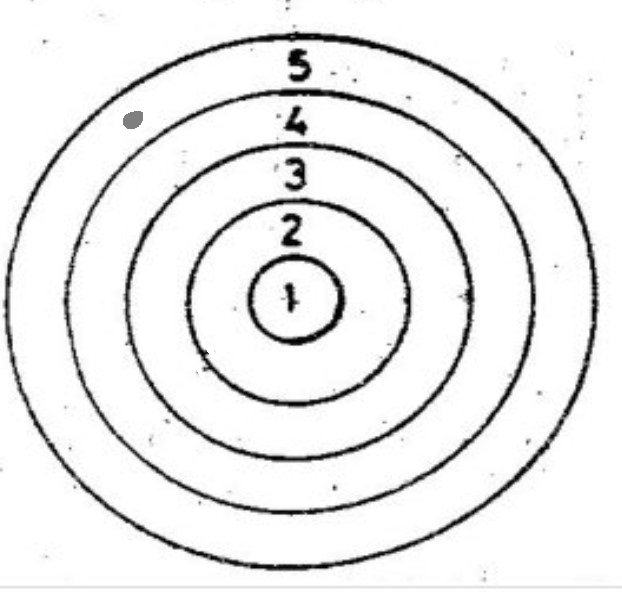
#> input picture GoruntuIslemeCalismalarim/Poligon/src/input/2.png, 622 x 592 px
$ python karalama.py
#> lines starting #> are read from the running program, lines starting #| are printed output that depends on the picture; after the words box and inside, x2 and y2 are one past the last pixel; in counts of white or black regions, pixels touching at a corner belong together
import cv2
import numpy as np

# Resmi yükle
image_path = 'input/2.png'
img = cv2.imread(image_path)
#> img is the input picture: shape (592, 622, 3); min 0, max 255, mean 235.6
if img is None:
    raise FileNotFoundError("Görüntü dosyası bulunamadı. Lütfen dosya yolunu kontrol edin.")
img_gray = cv2.cvtColor(img, cv2.COLOR_BGR2GRAY)

# Gürültü azaltma

# Blur
img_blurred = cv2.GaussianBlur(img_gray, (5, 5), 0)

# Threshold
ret,thresh = cv2.threshold(img_blurred, 150, 255, cv2.THRESH_BINARY_INV)
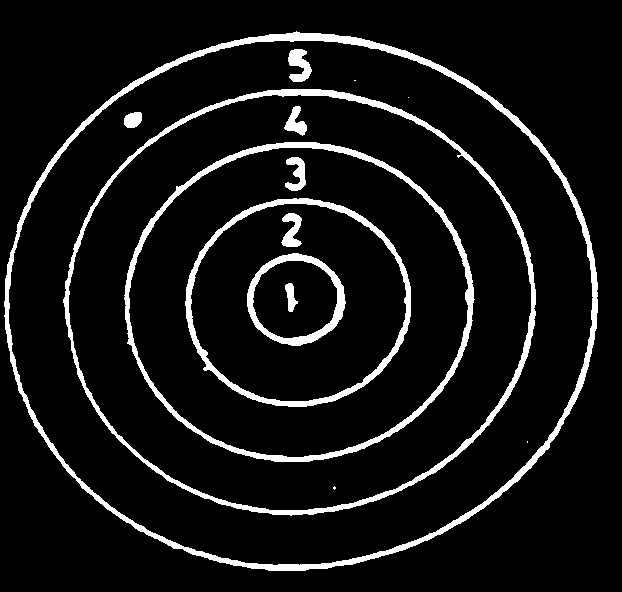
#> thresh: shape (592, 622); 8.2% white; 15 white regions (4 under 20 px), largest, box (x1, y1, x2, y2) and area: (4, 31, 598, 571) 9804, (63, 89, 536, 516) 6908, (124, 142, 475, 462) 5693

# Siyah rengi tespit et
img_hsv = cv2.cvtColor(img, cv2.COLOR_BGR2HSV)
#> img_hsv: shape (592, 622, 3); mean H, S, V 0, 0, 235.6
lower_black = np.array([0, 0, 0])
upper_black = np.array([180, 255, 30])
mask = cv2.inRange(img_hsv, lower_black, upper_black)
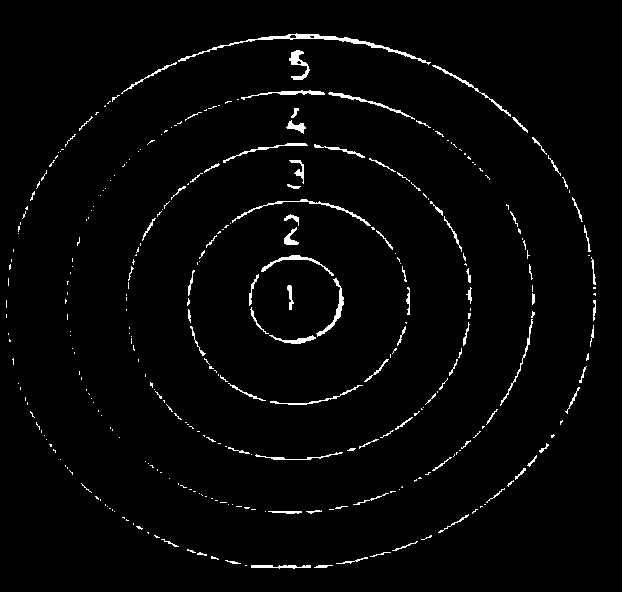
#> mask: shape (592, 622); 2.3% white in thin lines or dots, all inside (x1, y1, x2, y2) = (6, 33, 596, 569)

# Morfolojik işlemler
kernel = np.ones((5, 5), np.uint8)
morph_img = cv2.morphologyEx(thresh, cv2.MORPH_CLOSE, kernel, iterations=3)
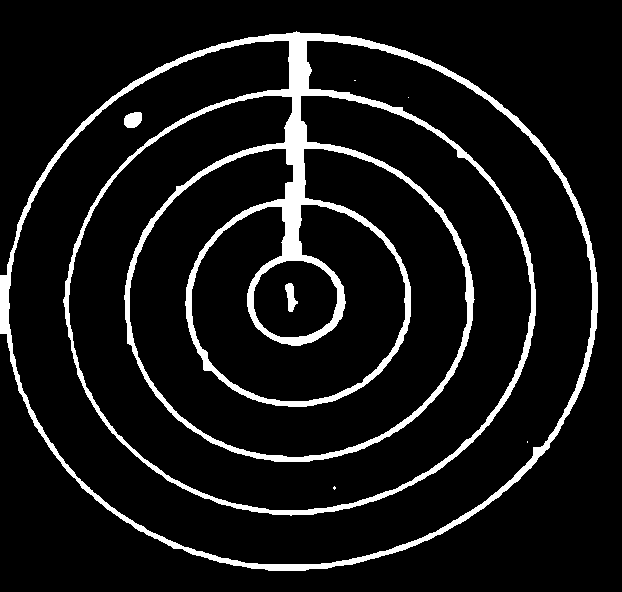
#> morph_img: shape (592, 622); 8.8% white; 7 white regions (4 under 20 px), largest, box (x1, y1, x2, y2) and area: (0, 31, 598, 571) 32081, (124, 112, 142, 128) 234, (285, 283, 298, 312) 214
morph_img = cv2.morphologyEx(morph_img, cv2.MORPH_OPEN, kernel, iterations=3)
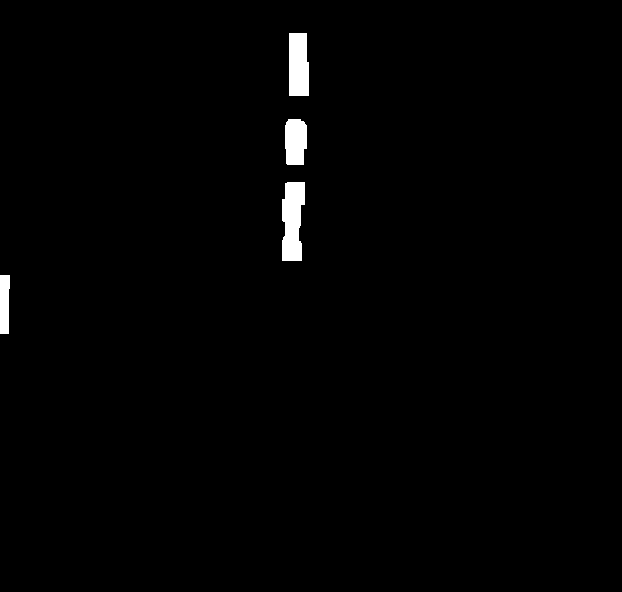
#> morph_img: shape (592, 622); 1.1% white; 4 white regions, box (x1, y1, x2, y2) and area: (282, 182, 305, 261) 1482, (289, 33, 309, 96) 1202, (285, 119, 307, 165) 916, (0, 275, 10, 334) 545

# Maskeyi ve morfolojik işlemden geçen görüntüyü birleştir
combined_mask = cv2.bitwise_and(mask, morph_img)
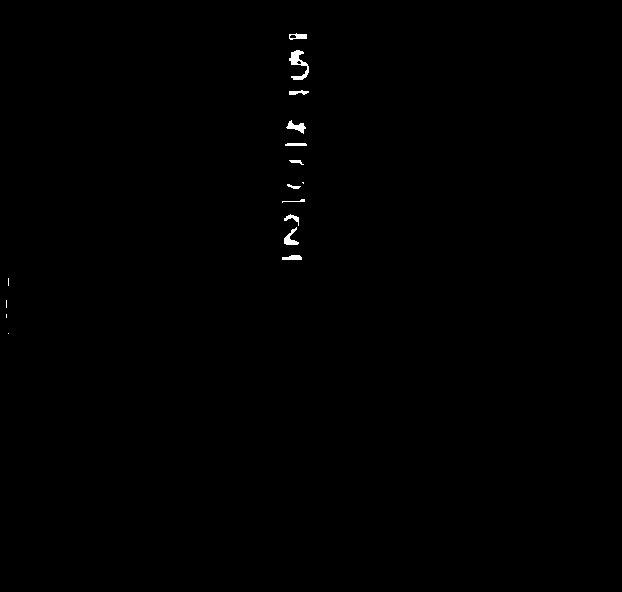
#> combined_mask: shape (592, 622); 0.27% white; 16 white regions (5 under 20 px), largest, box (x1, y1, x2, y2) and area: (289, 50, 309, 80) 249, (286, 120, 306, 134) 123, (284, 227, 299, 245) 120

# Çember tespiti ve çizim
def contourCizim(circles, b, g, r):
    if circles is not None:
        circles = np.uint16(np.around(circles))
        for i in circles[0, :]:
            cv2.circle(img, (i[0], i[1]), i[2], (b, g, r), 3)
            cv2.circle(img, (i[0], i[1]), 2, (0, 0, 255), 3)
            cv2.putText(img, f"Center: ({i[0]}, {i[1]})", (i[0] - 50, i[1] - 10), cv2.FONT_HERSHEY_SIMPLEX, 0.5, (255, 0, 0), 1)
            cv2.putText(img, f"Radius: {i[2]}", (i[0] - 50, i[1] + 20), cv2.FONT_HERSHEY_SIMPLEX, 0.5, (0, 0, 255), 1)
            cv2.line(img, (i[0], i[1]), (i[0] + i[2], i[1]), (0, 0, 255), 2)

circles1 = cv2.HoughCircles(combined_mask, cv2.HOUGH_GRADIENT, 1, minDist=50, param1=50, param2=30, minRadius=20, maxRadius=100)
#> circles1 = None
contourCizim(circles1, 0, 255, 0)

# Sonuçları göster
cv2.imshow("Thresh", thresh)
cv2.imshow("Morfolojik", morph_img)
cv2.imshow("Mask", mask)
cv2.imshow("Combined Mask", combined_mask)
cv2.imshow("Orijinal", img)
cv2.waitKey(0)
cv2.destroyAllWindows()
